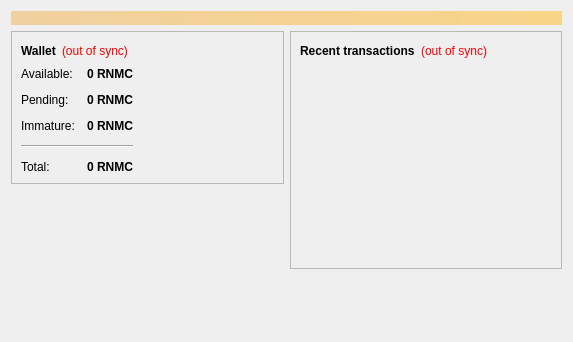
<?xml version="1.0" encoding="UTF-8"?>
<ui version="4.0">
 <class>OverviewPage</class>
 <widget class="QWidget" name="OverviewPage">
  <property name="geometry">
   <rect>
    <x>0</x>
    <y>0</y>
    <width>573</width>
    <height>342</height>
   </rect>
  </property>
  <property name="windowTitle">
   <string>Form</string>
  </property>
  <layout class="QVBoxLayout" name="topLayout">
   <item>
    <widget class="QLabel" name="labelAlerts">
     <property name="visible">
      <bool>false</bool>
     </property>
     <property name="styleSheet">
      <string notr="true">background-color: qlineargradient(x1: 0, y1: 0, x2: 1, y2: 0, stop:0 #F0D0A0, stop:1 #F8D488); color:#000000;</string>
     </property>
     <property name="wordWrap">
      <bool>true</bool>
     </property>
     <property name="margin">
      <number>3</number>
     </property>
    </widget>
   </item>
   <item>
    <layout class="QHBoxLayout" name="horizontalLayout" stretch="1,1">
     <item>
      <layout class="QVBoxLayout" name="verticalLayout_2">
       <item>
        <widget class="QFrame" name="frame">
         <property name="frameShape">
          <enum>QFrame::StyledPanel</enum>
         </property>
         <property name="frameShadow">
          <enum>QFrame::Raised</enum>
         </property>
         <layout class="QVBoxLayout" name="verticalLayout_4">
          <item>
           <layout class="QHBoxLayout" name="horizontalLayout_4">
            <item>
             <widget class="QLabel" name="label_5">
              <property name="font">
               <font>
                <weight>75</weight>
                <bold>true</bold>
               </font>
              </property>
              <property name="text">
               <string>Wallet</string>
              </property>
             </widget>
            </item>
            <item>
             <widget class="QLabel" name="labelWalletStatus">
              <property name="toolTip">
               <string>The displayed information may be out of date. Your wallet automatically synchronizes with the Renamedcoin network after a connection is established, but this process has not completed yet.</string>
              </property>
              <property name="styleSheet">
               <string notr="true">QLabel { color: red; }</string>
              </property>
              <property name="text">
               <string notr="true">(out of sync)</string>
              </property>
              <property name="alignment">
               <set>Qt::AlignLeading|Qt::AlignLeft|Qt::AlignVCenter</set>
              </property>
             </widget>
            </item>
            <item>
             <spacer name="horizontalSpacer_2">
              <property name="orientation">
               <enum>Qt::Horizontal</enum>
              </property>
              <property name="sizeHint" stdset="0">
               <size>
                <width>40</width>
                <height>20</height>
               </size>
              </property>
             </spacer>
            </item>
           </layout>
          </item>
          <item>
          <layout class="QHBoxLayout" name="horizontalLayout_3">
           <item>
           <layout class="QFormLayout" name="formLayout_2">
            <property name="fieldGrowthPolicy">
             <enum>QFormLayout::AllNonFixedFieldsGrow</enum>
            </property>
            <property name="horizontalSpacing">
             <number>12</number>
            </property>
            <property name="verticalSpacing">
             <number>12</number>
            </property>
            <item row="0" column="0">
             <widget class="QLabel" name="label">
              <property name="text">
               <string>Available:</string>
              </property>
             </widget>
            </item>
            <item row="0" column="1">
             <widget class="QLabel" name="labelBalance">
              <property name="font">
               <font>
                <weight>75</weight>
                <bold>true</bold>
               </font>
              </property>
              <property name="cursor">
               <cursorShape>IBeamCursor</cursorShape>
              </property>
              <property name="toolTip">
               <string>Your current spendable balance</string>
              </property>
              <property name="text">
               <string notr="true">0 RNMC</string>
              </property>
              <property name="alignment">
               <set>Qt::AlignRight|Qt::AlignTrailing|Qt::AlignVCenter</set>
              </property>
              <property name="textInteractionFlags">
               <set>Qt::LinksAccessibleByMouse|Qt::TextSelectableByKeyboard|Qt::TextSelectableByMouse</set>
              </property>
             </widget>
            </item>
            <item row="1" column="0">
             <widget class="QLabel" name="label_3">
              <property name="text">
               <string>Pending:</string>
              </property>
             </widget>
            </item>
            <item row="1" column="1">
             <widget class="QLabel" name="labelUnconfirmed">
              <property name="font">
               <font>
                <weight>75</weight>
                <bold>true</bold>
               </font>
              </property>
              <property name="cursor">
               <cursorShape>IBeamCursor</cursorShape>
              </property>
              <property name="toolTip">
               <string>Total of transactions that have yet to be confirmed, and do not yet count toward the spendable balance</string>
              </property>
              <property name="text">
               <string notr="true">0 RNMC</string>
              </property>
              <property name="alignment">
               <set>Qt::AlignRight|Qt::AlignTrailing|Qt::AlignVCenter</set>
              </property>
              <property name="textInteractionFlags">
               <set>Qt::LinksAccessibleByMouse|Qt::TextSelectableByKeyboard|Qt::TextSelectableByMouse</set>
              </property>
             </widget>
            </item>
            <item row="2" column="0">
             <widget class="QLabel" name="labelImmatureText">
              <property name="text">
               <string>Immature:</string>
              </property>
             </widget>
            </item>
            <item row="2" column="1">
             <widget class="QLabel" name="labelImmature">
              <property name="font">
               <font>
                <weight>75</weight>
                <bold>true</bold>
               </font>
              </property>
              <property name="toolTip">
               <string>Mined balance that has not yet matured</string>
              </property>
              <property name="text">
               <string notr="true">0 RNMC</string>
              </property>
              <property name="alignment">
               <set>Qt::AlignRight|Qt::AlignTrailing|Qt::AlignVCenter</set>
              </property>
              <property name="textInteractionFlags">
               <set>Qt::LinksAccessibleByMouse|Qt::TextSelectableByKeyboard|Qt::TextSelectableByMouse</set>
              </property>
             </widget>
            </item>
            <item row="4" column="0">
             <widget class="QLabel" name="labelTotalText">
              <property name="text">
               <string>Total:</string>
              </property>
             </widget>
            </item>
            <item row="4" column="1">
             <widget class="QLabel" name="labelTotal">
              <property name="font">
               <font>
                <weight>75</weight>
                <bold>true</bold>
               </font>
              </property>
              <property name="cursor">
               <cursorShape>IBeamCursor</cursorShape>
              </property>
              <property name="toolTip">
               <string>Your current total balance</string>
              </property>
              <property name="text">
               <string notr="true">0 RNMC</string>
              </property>
              <property name="alignment">
               <set>Qt::AlignRight|Qt::AlignTrailing|Qt::AlignVCenter</set>
              </property>
              <property name="textInteractionFlags">
               <set>Qt::LinksAccessibleByMouse|Qt::TextSelectableByKeyboard|Qt::TextSelectableByMouse</set>
              </property>
             </widget>
            </item>
            <item row="3" column="0" colspan="2">
             <widget class="Line" name="line">
              <property name="orientation">
               <enum>Qt::Horizontal</enum>
              </property>
             </widget>
            </item>
           </layout>
          </item>
            <item>
             <spacer name="horizontalSpacer_3">
              <property name="orientation">
               <enum>Qt::Horizontal</enum>
              </property>
              <property name="sizeHint" stdset="0">
               <size>
                <width>40</width>
                <height>20</height>
               </size>
              </property>
             </spacer>
            </item>
           </layout>
          </item>
         </layout>
        </widget>
       </item>
       <item>
        <spacer name="verticalSpacer">
         <property name="orientation">
          <enum>Qt::Vertical</enum>
         </property>
         <property name="sizeHint" stdset="0">
          <size>
           <width>20</width>
           <height>40</height>
          </size>
         </property>
        </spacer>
       </item>
      </layout>
     </item>
     <item>
      <layout class="QVBoxLayout" name="verticalLayout_3">
       <item>
        <widget class="QFrame" name="frame_2">
         <property name="frameShape">
          <enum>QFrame::StyledPanel</enum>
         </property>
         <property name="frameShadow">
          <enum>QFrame::Raised</enum>
         </property>
         <layout class="QVBoxLayout" name="verticalLayout">
          <item>
           <layout class="QHBoxLayout" name="horizontalLayout_2">
            <item>
             <widget class="QLabel" name="label_4">
              <property name="text">
               <string>&lt;b&gt;Recent transactions&lt;/b&gt;</string>
              </property>
             </widget>
            </item>
            <item>
             <widget class="QLabel" name="labelTransactionsStatus">
              <property name="toolTip">
               <string>The displayed information may be out of date. Your wallet automatically synchronizes with the Renamedcoin network after a connection is established, but this process has not completed yet.</string>
              </property>
              <property name="styleSheet">
               <string notr="true">QLabel { color: red; }</string>
              </property>
              <property name="text">
               <string notr="true">(out of sync)</string>
              </property>
              <property name="alignment">
               <set>Qt::AlignRight|Qt::AlignTrailing|Qt::AlignVCenter</set>
              </property>
             </widget>
            </item>
            <item>
             <spacer name="horizontalSpacer">
              <property name="orientation">
               <enum>Qt::Horizontal</enum>
              </property>
              <property name="sizeHint" stdset="0">
               <size>
                <width>40</width>
                <height>20</height>
               </size>
              </property>
             </spacer>
            </item>
           </layout>
          </item>
          <item>
           <widget class="QListView" name="listTransactions">
            <property name="styleSheet">
             <string notr="true">QListView { background: transparent; }</string>
            </property>
            <property name="frameShape">
             <enum>QFrame::NoFrame</enum>
            </property>
            <property name="verticalScrollBarPolicy">
             <enum>Qt::ScrollBarAlwaysOff</enum>
            </property>
            <property name="horizontalScrollBarPolicy">
             <enum>Qt::ScrollBarAlwaysOff</enum>
            </property>
            <property name="selectionMode">
             <enum>QAbstractItemView::NoSelection</enum>
            </property>
           </widget>
          </item>
         </layout>
        </widget>
       </item>
       <item>
        <spacer name="verticalSpacer_2">
         <property name="orientation">
          <enum>Qt::Vertical</enum>
         </property>
         <property name="sizeHint" stdset="0">
          <size>
           <width>20</width>
           <height>40</height>
          </size>
         </property>
        </spacer>
       </item>
      </layout>
     </item>
    </layout>
   </item>
  </layout>
 </widget>
 <resources/>
 <connections/>
</ui>
